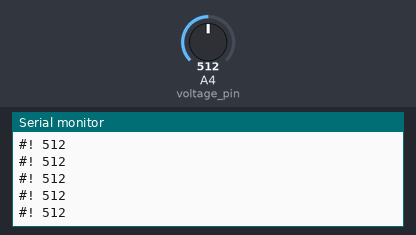
Recording of a sketch running on a simulated Arduino Uno, built with avr-gcc and run on an emulated ATmega328P. On the bench: the last lines printed to the serial monitor. The inputs (shaded band) are chosen by the test bench; at power-on: A4 (voltage_pin) = 512.

Above: at 1.2 s.
1.3 s: A4 (voltage_pin) set to 111
At 2.0 s:
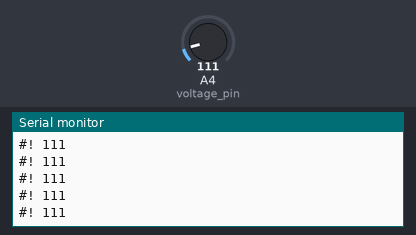
2.8 s: A4 (voltage_pin) set to 92
At 3.4 s:
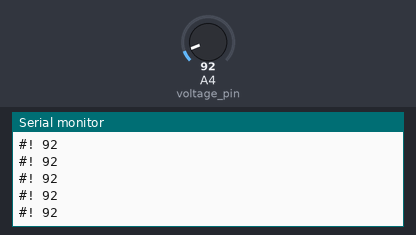
Timing chart, 0 to 5.8 s (numbered marks = the images above; inputs shaded):
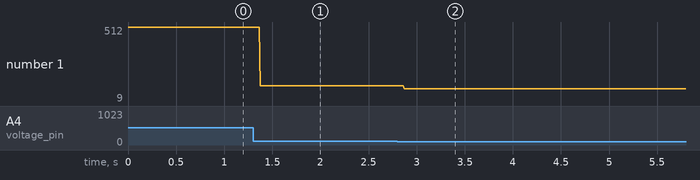

Measured:
- after the input at 1.3 s, the serial monitor: prints a new line after 0.07 s (image 1)
- after the input at 2.8 s, the serial monitor: prints a new line after 0.07 s (image 2)
- plotted number 1: 512 → 111 after the input at 1.3 s, 111 → 9 after the input at 2.8 s

The sketch:

Leitura_analogica.ino
```cpp
#define voltage_pin A4

void setup() {
  pinMode(voltage_pin, INPUT);

  Serial.begin(9600);
}

void loop() {
  static int voltage;

  voltage = analogRead(voltage_pin);

  //Serial.print(voltage);
  //Serial.print("\n");

  Serial.println("#! "+ String(voltage));

  delay(1); //O tempo do delay, em milisegundos, definirá a frequencia de amostragem
}
```
